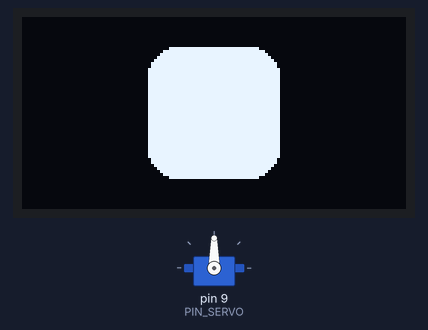
The sketch below on a simulated Arduino Uno, built with avr-gcc and run on an emulated ATmega328P. Shown: 128×64 one-colour display, servo. Random numbers use the default seed unless the sketch sets one.

Above: at 0.2 s.
At 17.4 s:
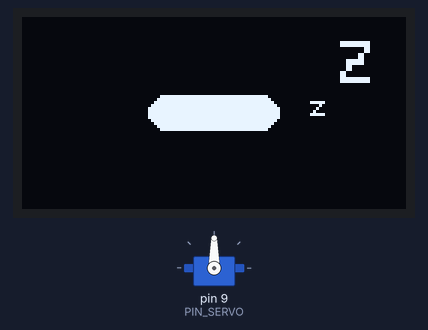
At 18.4 s:
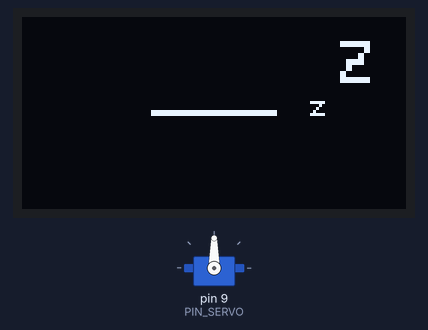
At 30.0 s:
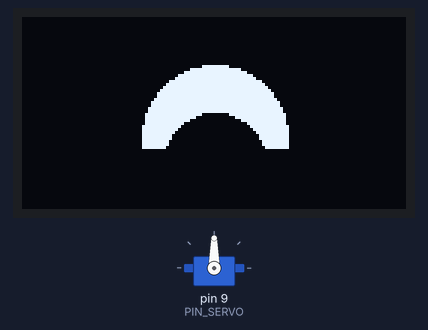
Timing chart, 0 to 39.6 s (numbered marks = the images above):
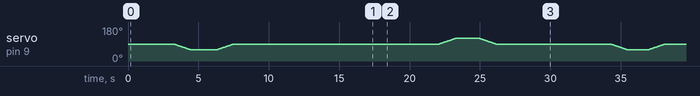

The sketch:

iris.ino
```cpp
#include <Wire.h>
#include <Adafruit_GFX.h>
#include <Adafruit_SSD1306.h>
#include <Servo.h>

#define ANCHO_PANTALLA 128
#define ALTO_PANTALLA 64
#define DIRECCION_OLED 0x3C

const uint8_t PIN_SERVO = 9;
const int CENTRO = 90;
const int IZQUIERDA = 60;
const int DERECHA = 120;
const int PASO_SERVO_MS = 12;
const int MIRADA_MAX = 14;

const int OJO_ANCHO = 44;
const int OJO_ALTO = 44;
const int OJO_RADIO = 10;

Adafruit_SSD1306 pantalla(ANCHO_PANTALLA, ALTO_PANTALLA, &Wire, -1);
Servo cuello;
int anguloActual = CENTRO;

int desplazamientoMirada() {
  return map(anguloActual, IZQUIERDA, DERECHA, -MIRADA_MAX, MIRADA_MAX);
}

void dibujarOjo(int ancho, int alto, int desplazamiento) {
  int radio = min(OJO_RADIO, alto / 2);
  pantalla.fillRoundRect(64 + desplazamiento - ancho / 2, 32 - alto / 2, ancho, alto, radio, SSD1306_WHITE);
}

void mostrarOjo(int ancho, int alto, int desplazamiento) {
  pantalla.clearDisplay();
  dibujarOjo(ancho, alto, desplazamiento);
  pantalla.display();
}

void parpadear() {
  int desp = desplazamientoMirada();
  for (int a = OJO_ALTO; a > 2; a -= 7) {
    mostrarOjo(OJO_ANCHO, a, desp);
  }
  mostrarOjo(OJO_ANCHO, 2, desp);
  delay(40);
  for (int a = 9; a < OJO_ALTO; a += 7) {
    mostrarOjo(OJO_ANCHO, a, desp);
  }
  mostrarOjo(OJO_ANCHO, OJO_ALTO, desp);
}

void moverCuello(int destino) {
  cuello.attach(PIN_SERVO);
  cuello.write(anguloActual);
  while (anguloActual != destino) {
    anguloActual += (destino > anguloActual) ? 1 : -1;
    cuello.write(anguloActual);
    mostrarOjo(OJO_ANCHO, OJO_ALTO, desplazamientoMirada());
    delay(PASO_SERVO_MS);
  }
  delay(100);
  cuello.detach();
}

void dibujarFeliz(int dy) {
  pantalla.clearDisplay();
  pantalla.fillCircle(64, 40 + dy, 24, SSD1306_WHITE);
  pantalla.fillCircle(64, 49 + dy, 17, SSD1306_BLACK);
  pantalla.fillRect(0, 44 + dy, 128, 30, SSD1306_BLACK);
  pantalla.display();
}

void feliz() {
  const int rebote[] = {0, -5, -8, -5, 0, -5, -8, -5, 0};
  for (uint8_t i = 0; i < sizeof(rebote) / sizeof(rebote[0]); i++) {
    dibujarFeliz(rebote[i]);
    delay(60);
  }
  delay(1000);
  mostrarOjo(OJO_ANCHO, OJO_ALTO, 0);
}

void dibujarSorpresa(int tam) {
  pantalla.clearDisplay();
  dibujarOjo(tam, tam, 0);
  pantalla.fillCircle(64, 32, tam / 6, SSD1306_BLACK);
  pantalla.display();
}

void sorpresa() {
  for (int t = OJO_ALTO; t <= 56; t += 4) {
    dibujarSorpresa(t);
    delay(15);
  }
  delay(1300);
  for (int t = 56; t >= OJO_ALTO; t -= 4) {
    dibujarSorpresa(t);
    delay(15);
  }
  mostrarOjo(OJO_ANCHO, OJO_ALTO, 0);
}

void dibujarSueno(int alto, int zetas) {
  pantalla.clearDisplay();
  dibujarOjo(OJO_ANCHO, alto, 0);
  pantalla.setTextColor(SSD1306_WHITE);
  if (zetas >= 1) {
    pantalla.setTextSize(1);
    pantalla.setCursor(96, 26);
    pantalla.print("z");
  }
  if (zetas >= 2) {
    pantalla.setTextSize(2);
    pantalla.setCursor(106, 8);
    pantalla.print("Z");
  }
  pantalla.display();
}

void sueno() {
  for (int a = OJO_ALTO; a >= 12; a -= 4) {
    mostrarOjo(OJO_ANCHO, a, 0);
    delay(30);
  }
  dibujarSueno(12, 0);
  delay(500);
  dibujarSueno(12, 1);
  delay(600);
  dibujarSueno(12, 2);
  delay(700);
  for (int a = 12; a >= 3; a -= 3) {
    dibujarSueno(a, 2);
    delay(40);
  }
  dibujarSueno(2, 2);
  delay(800);
  for (int a = 9; a < OJO_ALTO; a += 6) {
    mostrarOjo(OJO_ANCHO, a, 0);
    delay(20);
  }
  mostrarOjo(OJO_ANCHO, OJO_ALTO, 0);
  delay(300);
  parpadear();
}

void mirarLado(int destino) {
  moverCuello(destino);
  delay(random(900, 1800));
  if (random(100) < 40) parpadear();
  moverCuello(CENTRO);
}

void reposo(unsigned long ms) {
  mostrarOjo(OJO_ANCHO, OJO_ALTO, desplazamientoMirada());
  delay(ms);
  parpadear();
  if (random(100) < 25) {
    delay(120);
    parpadear();
  }
}

void setup() {
  Wire.begin();
  if (!pantalla.begin(SSD1306_SWITCHCAPVCC, DIRECCION_OLED)) {
    for (;;);
  }
  randomSeed(analogRead(A0));
  moverCuello(CENTRO);
  mostrarOjo(OJO_ANCHO, OJO_ALTO, 0);
}

void loop() {
  static int ultima = -1;
  const uint8_t pesos[] = {0, 0, 1, 1, 2, 3, 4};

  reposo(random(1500, 3500));

  int accion;
  do {
    accion = pesos[random(sizeof(pesos))];
  } while (accion == ultima);
  ultima = accion;

  switch (accion) {
    case 0: mirarLado(IZQUIERDA); break;
    case 1: mirarLado(DERECHA); break;
    case 2: feliz(); break;
    case 3: sorpresa(); break;
    case 4: sueno(); break;
  }
}
```

Measured:
- what the display in image 0 shows lasts 2.7 s, from 0.2 s to 2.9 s
- what the display in image 1 shows lasts 0.8 s, from 17.4 s to 18.2 s
